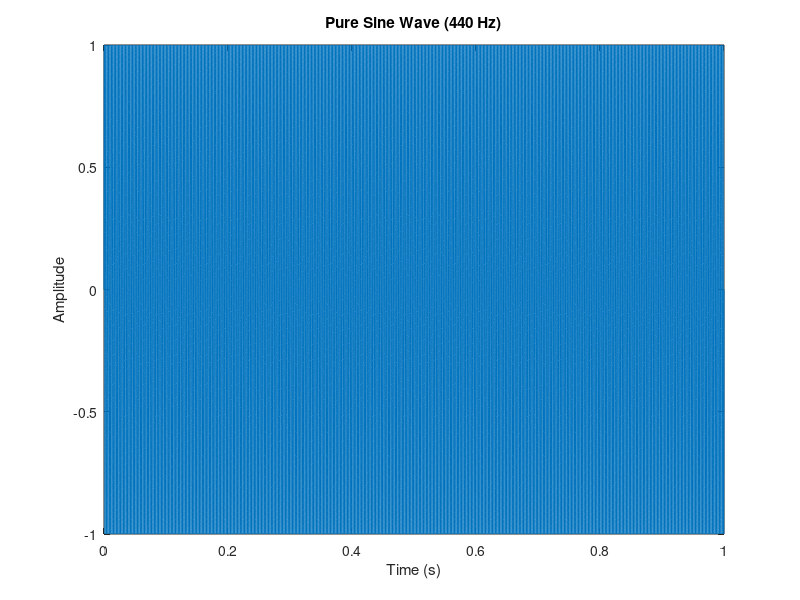

The MATLAB source for this figure:
% sampling rate
Fs = 44100;     
% sample frequency (A4)
f = 440;           
% a second
t = 0:1/Fs:1;
% x(t) = sin(2πft)
x = sin(2*pi*f*t);

plot(t, x);
xlabel('Time (s)');
ylabel('Amplitude');
title('Pure Sine Wave (440 Hz)');
% play sound
sound(x, Fs);
